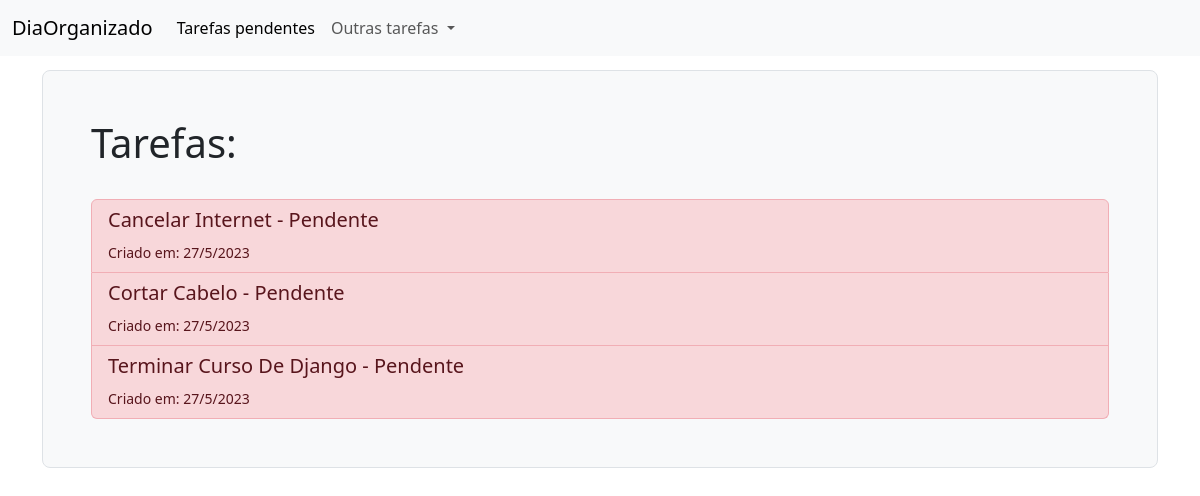
The page /tarefas/ on the database as committed earlier.
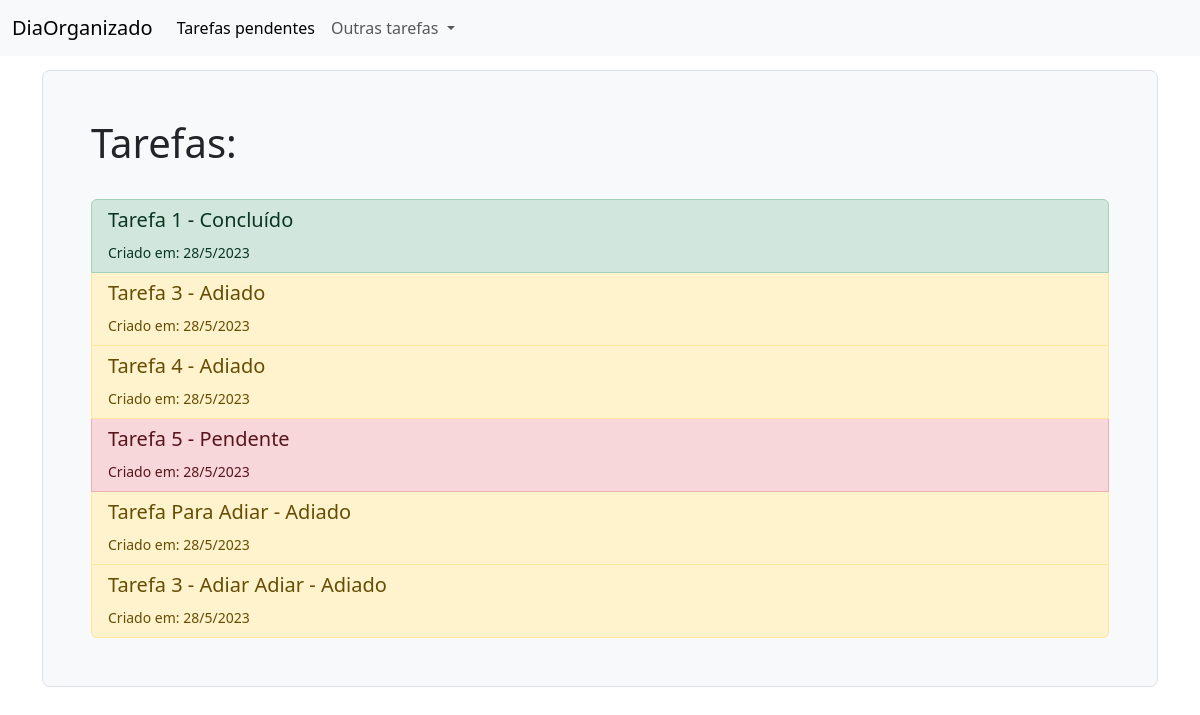
The same page on the database as committed later.
### tarefas/models.py (models this page shows, shortened)
class Tarefa(models.Model):
    OPCOES_CATEGORIA = (
        ('urgente', 'Urgente'),
        ('importante', 'Importante'),
        ('precisa ser feito', 'Precisa ser feito'),
    )
    OPCOES_STATUS = (
        ('concluído', 'Concluído'),
        ('pendente', 'Pendente'),
        ('adiado', 'Adiado'),
    )
    descricao = models.CharField(max_length=400)
    data_criacao = models.DateTimeField(auto_now_add=True)
    categoria = models.CharField(max_length=30, choices=OPCOES_CATEGORIA, default='importante')
    status = models.CharField(max_length=30, choices=OPCOES_STATUS, default='pendente')

### tarefas/views.py (the view)
# urls.py: path('', views.todas_tarefas, name='todas_tarefas'),
def todas_tarefas(request):
    todas_tarefas = Tarefa.objects.all()
    return render(request, 'tarefas/todas_tarefas.html', {'todas_tarefas': todas_tarefas})

### tarefas/templates/tarefas/todas_tarefas.html (shortened to what this page needs)
{% extends 'base.html' %}
{% block content %}
    <div class="h-100 p-5 bg-light border rounded-3">
        <h1>Tarefas:</h1>
        <br>
        <div class="list-group">
            {% for tarefa in todas_tarefas %}
                {% if tarefa.status == 'pendente' %}
                    <button type="button" class="list-group-item list-group-item-danger list-group-item-action " data-bs-toggle="modal" data-bs-target="#modal{{ tarefa.id }}">
                {% elif tarefa.status == 'adiado' %}
                    <button type="button" class="list-group-item list-group-item-warning list-group-item-action " data-bs-toggle="modal" data-bs-target="#modal{{ tarefa.id }}">
                {% else %}
                    <button type="button" class="list-group-item list-group-item-success list-group-item-action " data-bs-toggle="modal" data-bs-target="#modal{{ tarefa.id }}">
                {% endif %}
                    <h5>{{ tarefa.descricao|title }} - {{ tarefa.status|title }}</h5>
                    <small>Criado em: {{ tarefa.data_criacao.day }}/{{ tarefa.data_criacao.month }}/{{ tarefa.data_criacao.year }}</small>
                </button>
            {% empty %}
                <br>
                <h4>Você não tem nenhuma tarefa no momento.</h4>
            {% endfor %}
        </div>
    </div>
    </div>
{% endblock content %}

### templates/base.html (shortened to what this page needs)
<!doctype html>
<html lang="pt-BR">
  <head>
    <link href="https://cdn.jsdelivr.net/npm/bootstrap@5.3.0-alpha3/dist/css/bootstrap.min.css" rel="stylesheet">
  </head>
  <body style="padding-top: 70px;">
    <nav class="navbar fixed-top  navbar-expand-lg bg-body-tertiary">
      <div class="container-fluid">
        <a class="navbar-brand" href="{% url 'todas_tarefas' %}">DiaOrganizado</a>
          <div class="collapse navbar-collapse" id="navbarSupportedContent">
            <ul class="navbar-nav me-auto mb-2 mb-lg-0">
              <li class="nav-item">
                <a class="nav-link active" aria-current="page" href="{% url 'tarefas_pendentes' %}">Tarefas pendentes</a>
              </li>
              <li class="nav-item dropdown">
                <a class="nav-link dropdown-toggle" href="#" role="button" data-bs-toggle="dropdown" aria-expanded="false">
                  Outras tarefas
                </a>
              </li>
            </ul>
          </div>
        </div>
    </nav>
    <div class="container">
        {% block content %}
        {% endblock %}
  </body>
</html>

Rows that differ between the two databases and show on the page:
removed Tarefa: descricao "Cancelar Internet", status "Pendente", data_criacao.day "27", data_criacao.month "5", data_criacao.year "2023"
removed Tarefa: descricao "Cortar Cabelo", status "Pendente", data_criacao.day "27", data_criacao.month "5", data_criacao.year "2023"
removed Tarefa: descricao "Terminar Curso De Django", status "Pendente", data_criacao.day "27", data_criacao.month "5", data_criacao.year "2023"
added Tarefa: descricao "Tarefa 1", status "Concluído", data_criacao.day "28", data_criacao.month "5", data_criacao.year "2023"
added Tarefa: descricao "Tarefa 3", status "Adiado", data_criacao.day "28", data_criacao.month "5", data_criacao.year "2023"
added Tarefa: descricao "Tarefa 4", status "Adiado", data_criacao.day "28", data_criacao.month "5", data_criacao.year "2023"
added Tarefa: descricao "Tarefa 5", status "Pendente", data_criacao.day "28", data_criacao.month "5", data_criacao.year "2023"
added Tarefa: descricao "Tarefa Para Adiar", status "Adiado", data_criacao.day "28", data_criacao.month "5", data_criacao.year "2023"
added Tarefa: descricao "Tarefa 3 - Adiar Adiar", status "Adiado", data_criacao.day "28", data_criacao.month "5", data_criacao.year "2023"
